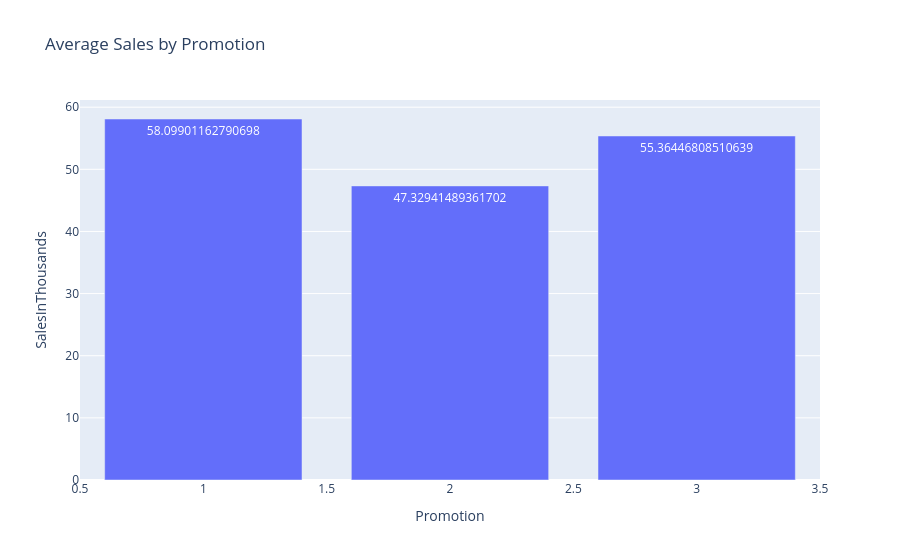

Notebook code cell kept with this figure:
### Markdown cell above
### Average Sales per Promotion

### Code cell
promo_avg = (
    df.groupby("Promotion")["SalesInThousands"]
    .mean()
    .reset_index()
)

fig = px.bar(
    promo_avg,
    x="Promotion",
    y="SalesInThousands",
    text="SalesInThousands",
    title="Average Sales by Promotion"
)
fig.show()

### Figure 1 — Plotly figure (JSON) as saved in the notebook; plotly's stock layout.template omitted (floating-point values rounded to 4 significant figures)
{"data": [{"hovertemplate": "Promotion=%{x}<br>SalesInThousands=%{text}<extra></extra>", "legendgroup": "", "marker": {"color": "#636efa", "pattern": {"shape": ""}}, "name": "", "orientation": "v", "showlegend": false, "text": [58.1, 47.33, 55.36], "textposition": "auto", "type": "bar", "x": [1, 2, 3], "xaxis": "x", "y": [58.1, 47.33, 55.36], "yaxis": "y"}], "layout": {"barmode": "relative", "legend": {"tracegroupgap": 0}, "title": {"text": "Average Sales by Promotion"}, "xaxis": {"anchor": "y", "domain": [0, 1], "title": {"text": "Promotion"}}, "yaxis": {"anchor": "x", "domain": [0, 1], "title": {"text": "SalesInThousands"}}}}
